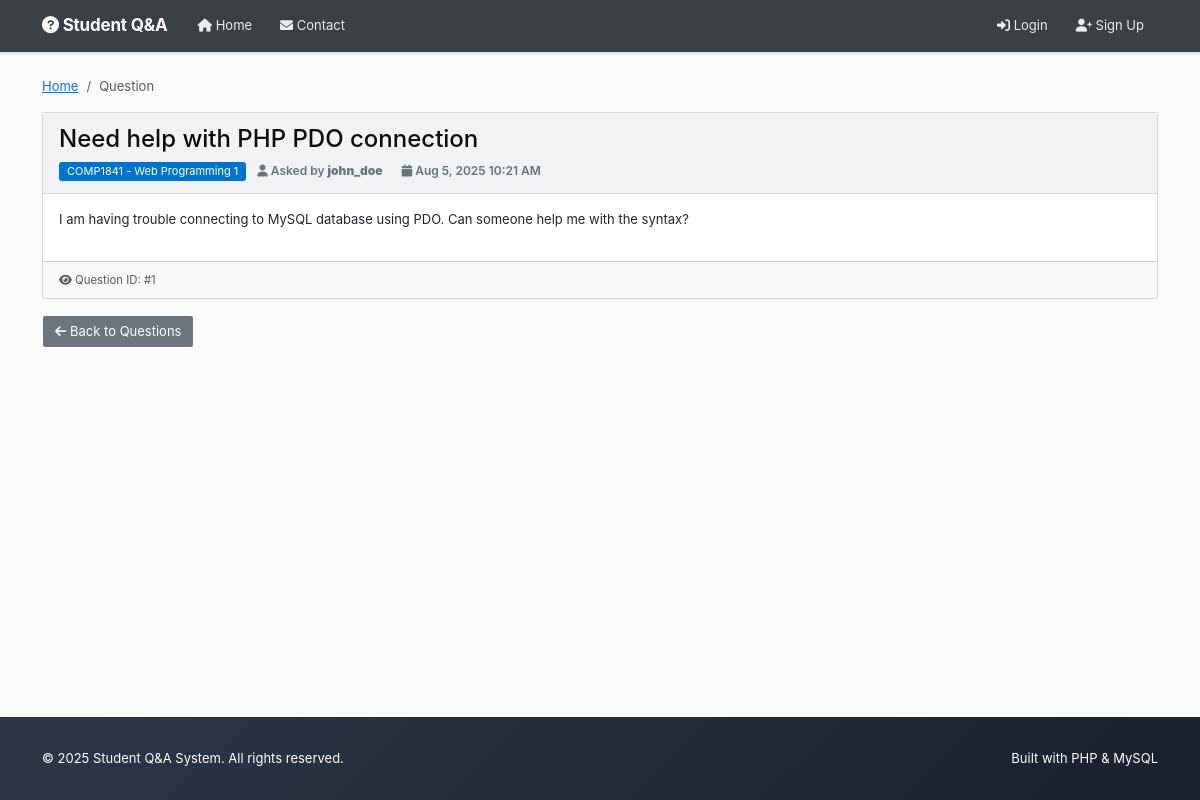
Screenshot of /view_post.php?id=1 with the database file from the repository.
### tables this page shows
CREATE TABLE
    posts (
        id INT AUTO_INCREMENT PRIMARY KEY,
        title VARCHAR(200) NOT NULL,
        content TEXT NOT NULL,
        image VARCHAR(255) DEFAULT NULL,
        user_id INT NOT NULL,
        module_id INT NOT NULL,
        created_at TIMESTAMP DEFAULT CURRENT_TIMESTAMP,
        updated_at TIMESTAMP DEFAULT CURRENT_TIMESTAMP ON UPDATE CURRENT_TIMESTAMP,
        FOREIGN KEY (user_id) REFERENCES users (id) ON DELETE CASCADE,
        FOREIGN KEY (module_id) REFERENCES modules (id) ON DELETE CASCADE
    );

CREATE TABLE
    modules (
        id INT AUTO_INCREMENT PRIMARY KEY,
        module_name VARCHAR(100) NOT NULL,
        module_code VARCHAR(20) NOT NULL,
        created_at TIMESTAMP DEFAULT CURRENT_TIMESTAMP
    );

CREATE TABLE
    users (
        id INT AUTO_INCREMENT PRIMARY KEY,
        username VARCHAR(50) UNIQUE NOT NULL,
        email VARCHAR(100) UNIQUE NOT NULL,
        password VARCHAR(255) NOT NULL,
        created_at TIMESTAMP DEFAULT CURRENT_TIMESTAMP
    );

### view_post.php (called while the page is built, shortened)
<?php
$post_id = (int)$_GET['id'];
try {
    $pdo = getConnection();
    $stmt = $pdo->prepare("
        SELECT p.*, u.username, m.module_name, m.module_code
        FROM posts p
        JOIN users u ON p.user_id = u.id
        JOIN modules m ON p.module_id = m.id
        WHERE p.id = ?
    ");
    $stmt->execute([$post_id]);
    $post = $stmt->fetch();
} catch (PDOException $e) {
    redirect('index.php');
}
include 'templates/header.php';
include 'templates/view_post_template.php';
include 'templates/footer.php';
?>

### templates/view_post_template.php (the view, shortened to what this page needs)
<div class="row">
    <div class="col-md-12">
        <nav aria-label="breadcrumb">
            <ol class="breadcrumb">
                <li class="breadcrumb-item"><a href="index.php">Home</a></li>
                <li class="breadcrumb-item active">Question</li>
            </ol>
        </nav>
        <div class="card">
            <div class="card-header">
                <div class="d-flex justify-content-between align-items-start">
                    <div class="flex-grow-1">
                        <h4 class="mb-2"><?php echo htmlspecialchars($post['title']); ?></h4>
                        <div class="post-meta">
                            <span class="badge bg-primary me-2">
                                <?php echo htmlspecialchars($post['module_code']); ?> - <?php echo htmlspecialchars($post['module_name']); ?>
                            </span>
                            <br class="d-md-none">
                            <span class="me-3">
                                <i class="fas fa-user"></i> Asked by <strong><?php echo htmlspecialchars($post['username']); ?></strong>
                            </span>
                            <span class="me-3">
                                <i class="fas fa-calendar"></i> <?php echo date('M j, Y g:i A', strtotime($post['created_at'])); ?>
                            </span>
                        </div>
                    </div>
                </div>
            </div>
            <div class="card-body">
                <div class="mb-3">
                    <?php echo nl2br(htmlspecialchars($post['content'])); ?>
                </div>
            </div>
            <div class="card-footer bg-light">
                <div class="d-flex justify-content-between align-items-center">
                    <div class="text-muted">
                        <small>
                            <i class="fas fa-eye"></i> Question ID: #<?php echo $post['id']; ?>
                        </small>
                    </div>
                </div>
            </div>
        </div>
        <div class="mt-3 d-flex justify-content-between">
            <a href="index.php" class="btn btn-secondary">
                <i class="fas fa-arrow-left"></i> Back to Questions
            </a>
        </div>
    </div>
</div>

### styles.css (style rules this page uses)
:root { --so-orange: #f48024; --so-orange-dark: #da670b; --so-blue: #0074cc; --so-blue-dark: #0063bf; --so-green: #5eba7d; --so-red: #d1383d; --so-yellow: #fff8dc; --so-gray-50: #fafafb; --so-gray-100: #f1f2f3; --so-gray-200: #e3e6e8; --so-gray-300: #d6d9dc; --so-gray-400: #9fa6ad; --so-gray-500: #6a737c; --so-gray-600: #525960; --so-gray-700: #3b4045; --so-gray-800: #2f3337; --so-gray-900: #232629; --so-white: #ffffff; --so-black: #0c0d0e; --shadow-sm: 0 1px 2px rgba(0, 0, 0, 0.05); --shadow-md: 0 1px 3px rgba(0, 0, 0, 0.1); --shadow-lg: 0 4px 6px rgba(0, 0, 0, 0.1); }
body { font-family: -apple-system, BlinkMacSystemFont, "Segoe UI Adjusted", "Segoe UI", "Liberation Sans", sans-serif; line-height: 1.5; background-color: var(--so-gray-50); color: var(--so-black); font-size: 13px; min-height: 100vh; display: flex; flex-direction: column; }
.card { border: 1px solid var(--so-gray-300); background-color: var(--so-white); border-radius: 3px; box-shadow: none; transition: all 0.15s ease; overflow: visible; }
.card-header { background-color: var(--so-gray-100); color: var(--so-black); border-bottom: 1px solid var(--so-gray-300); font-weight: 600; border-radius: 3px 3px 0 0; padding: 12px 16px; font-size: 15px; }
.card-header h1, .card-header h2, .card-header h3, .card-header h4, .card-header h5, .card-header h6 { color: var(--so-black); margin-bottom: 0; }
.post-meta { font-size: 12px; color: var(--so-gray-500); }
.post-meta .badge { font-size: 11px; background-color: var(--so-blue); color: var(--so-white); border: none; padding: 4px 8px; border-radius: 3px; font-weight: 400; }
.btn { font-weight: 400; border-radius: 3px; transition: all 0.1s ease; padding: 8px 12px; border: 1px solid; font-size: 13px; line-height: 1.15384615; }
.badge { font-weight: 400; letter-spacing: normal; border-radius: 3px; padding: 4px 8px; font-size: 11px; }
.badge.bg-primary { background-color: var(--so-blue) !important; color: var(--so-white); }

### rows the page displays
posts: title "Need help with PHP PDO connection", module.module_code "COMP1841", module.module_name "Web Programming 1", user.username "john_doe", created_at "Aug 5, 2025 10:21 AM", content "I am having trouble connecting to MySQL database using PDO. Can someone help me with the syntax?", id "1"
